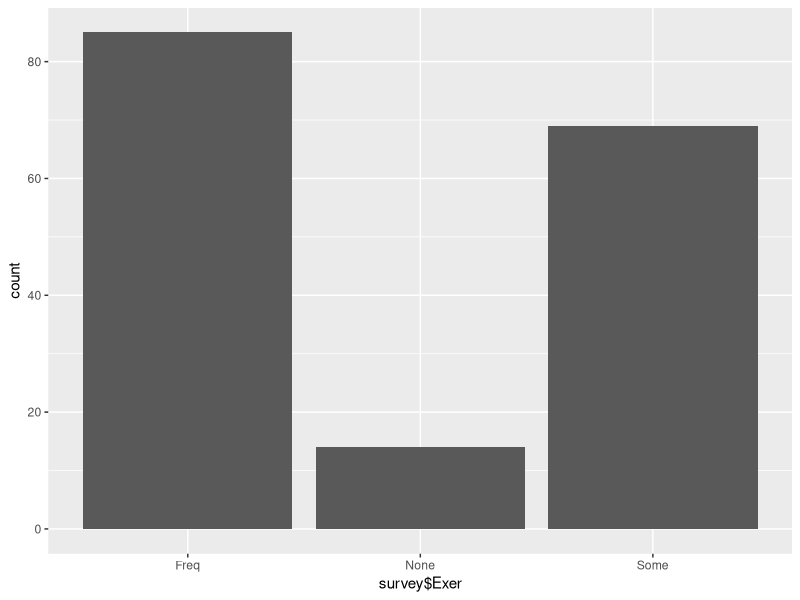

Generate this figure with R: (Note: this script raises an error after producing the figure.)

  #載入套件
library(readr)
library(dplyr)
library(ggplot2)
library(data.table)
library(MASS)
library(sqldf)

# Q1 
data(survey)
# 1.1 移除na值，建立學生練習頻率分佈的 barchart
survey = na.omit(survey) 
ggplot(survey , aes(x= survey$Exer)) + geom_bar()

# 1.2-1 將身高分類 找出身高跟練習頻率的關係
survey$Height = cut(x= survey$Height,breaks=c(150,160,170,180,190,Inf),labels=c('150','160','170','180','>190'))
### costable_survey 這個變數可以自行改名，其他用取代方式一次取代
costable_survey = table(survey$Exer,survey$Height)
costable_survey

# 1.2-2 將身高分類 找出身高跟練習頻率的關係
recoding_Height <- function(x) {
  if (x >= 150 && x < 160) {
    Ht_group <- "150"
  } else if(x >= 160 && x < 170){
    Ht_group <- "160"
  }else if(x >= 170 && x < 180){
    Ht_group <- "170"
  }else if(x >= 180 && x < 190){
    Ht_group <- "180"
  }else{
    Ht_group <- "190"
  }
  return(Ht_group)
}
survey$Height_New <- sapply(FUN = recoding_Height, X = survey$Height)
library(gmodels) #加載gmodels包
CrossTable(survey$Exer,survey$Height_New,expected = T,format = "SPSS",fisher = T,prop.c = F,prop.t = F,prop.chisq = F)


# 1.3 假設檢定
chisq.test(costable_survey)
# p-value = 0.102，p值 > 0.05
#因觀測值有>5，會報警告標示，所以改用費雪精確檢定
fisher.test(costable_survey,simulate.p.value = T)
# p-value = 0.07796，p值 > 0.05，兩者沒有絕對關係

# Q2
my_StudentsPerformance <- read_csv("my_StudentsPerformance.csv")
# 2.1 寫一個my_summary 的function 計算平均、最大值、最小值和中值
my_summary = function(x) {
  return(data.frame(mean = mean(x),sd = sd(x),max = max(x),min = min(x),med = median(x)))
}
my_summary(my_StudentsPerformance$math_score) # math_score
my_summary(my_StudentsPerformance$reading_score) # reading_score
my_summary(my_StudentsPerformance$writing_score) # writing_score

# 2.2 計算數學、閱讀和寫作的平均分數並加入新欄avg_score
my_StudentsPerformance$avg_score = rowMeans(my_StudentsPerformance[,c("math_score","reading_score","writing_score")])

# 2.3-1 性別跟成績是否相關 anova
ggplot(aes(gender,avg_score),data = my_StudentsPerformance)+geom_boxplot()
ggplot(aes(avg_score,color = gender),data = my_StudentsPerformance)+geom_density(alpha = 0.1)+xlim(0,100)
aov.my_StudentsPerformance = aov(avg_score~gender,data=my_StudentsPerformance)
summary(aov.my_StudentsPerformance)
# 2.3-2 性別跟成績是否相關 常態檢定
ggplot(aes(gender,avg_score),data = my_StudentsPerformance)+geom_boxplot()
ggplot(aes(avg_score,color = gender),data = my_StudentsPerformance)+geom_density(alpha = 0.1)+xlim(0,100)
# 檢查是否趨近於常態 shapiro.test(x)
shapiro.test(avg_score)  # p<0.05 不是常態
t.test(avg_score~gender,data=my_StudentsPerformance) # T檢定 p<0.05 不是常態 或 分布不一樣
willcox.tes(avg_score~gender,data=my_StudentsPerformance) # 雙樣本中位數檢定 p<0.05 不是常態

# 2.4 雙親教育程度跟成績是否相關 anova
### tb_parental 這個變數可以自行改名，其他用取代方式一次取代
tb_parental = table(my_StudentsPerformance$parental_level_of_education);
prop.table(tb_parental)

lm_score = lm(avg_score~parental_level_of_education,data=my_StudentsPerformance) #一般線性迴歸

aov.parental_score = aov(avg_score~parental_level_of_education,data=my_StudentsPerformance)
summary(aov.parental_score)
### anova不準確所以多做一個檢定
willcox.tes(avg_score~parental_level_of_education,data=my_StudentsPerformance) #  p<0.05 


# Q3
diamonds = fread("diamonds.csv",data.table = F)
# 3.1 bivariate analysis 克拉數、切工使否跟價格有關
# 將chr轉factor
invisible(
  lapply( colnames(diamonds)[sapply(diamonds, is.character)],
    function(x) diamonds[,x] <<- factor(diamonds[,x]) )
)
# 個別對price做bivariate analysis
Map(function(x){
  lm_var = lm(eval(parse(text = paste("price ~",x))),data = diamonds)
  
  if(is.factor(diamonds[,x])){
    print(x)
    print(table(diamonds[,x],useNA = "always"))
    print(qplot(diamonds[,x],diamonds[,"price"],geom = "boxplot") + xlab(x) + ylab("price"))
    print(anova(lm_var))
  }else{
    print(x)
    print(qplot(diamonds[,x],diamonds[,"price"],geom = "point") + xlab(x) + ylab("price"))
    print(cor.test(diamonds[,x],diamonds[,"price"],method = "kendall"))
    print(summary(lm_var))
  }
}, setdiff(colnames(diamonds),"price"))

# 3.2 將資料切成70 30
# install.packages("caret")
library(caret)
#資料前處理
set.seed(1)
trainIndex <- sample(seq(nrow(diamonds)),0.7 * nrow(diamonds),replace = F)
train <- diamonds[trainIndex,]
test <- diamonds[-trainIndex,]
#鑽石價格的分佈
qplot(price , geom = "density" , data = train)
qplot(log(price) , geom = "density" , data = test)
# 轉換0~1
preprocess <- preProcess(train[, -7], method = c("range"))
preprocess
train_trans <- predict(preprocess,train)
test_trans <- predict(preprocess,test)

# 3.3 MAE
MAE <- function(predicted ,actual) return(mean(abs(predicted - actual)))

# 3.4 建立線性模式
lm_diamonds <- lm(price ~ carat + cut + color + clarity + depth + table + x + y + z, data = train_trans)
summary(lm_diamonds)
# 預測值
train_pred <- lm_diamonds$fitted.values
test_pred <- predict(lm_diamonds , newdata = test_trans)
# 跑MAE
round(MAE(train_pred , train_trans$price) , 4) # 746.4272
round(MAE(test_pred , test_trans$price) , 4)   # 719.8409

# 3.5 移除p值>0.05的變數(y,z)
lm_diamonds_rm <- lm(price ~ carat + cut + color + clarity + depth + table + x, data = train_trans)
summary(lm_diamonds_rm)
train_pred <- lm_diamonds_rm$fitted.values
test_pred <- predict(lm_diamonds_rm , newdata = test_trans)

# 3.6 考慮所有two wat interactions
lm_diamonds_twoway <- lm(price ~ (.)^2 , data = train_trans)
summary(lm_diamonds_twoway)
#預測
train_pred <- lm_diamonds_twoway$fitted.values
test_pred <- predict(lm_diamonds_twoway , newdata = test_trans)
round(MAE(train_pred , train_trans$price) , 4) # 391.9795
round(MAE(test_pred , test_trans$price) , 4)   # 391.3182
